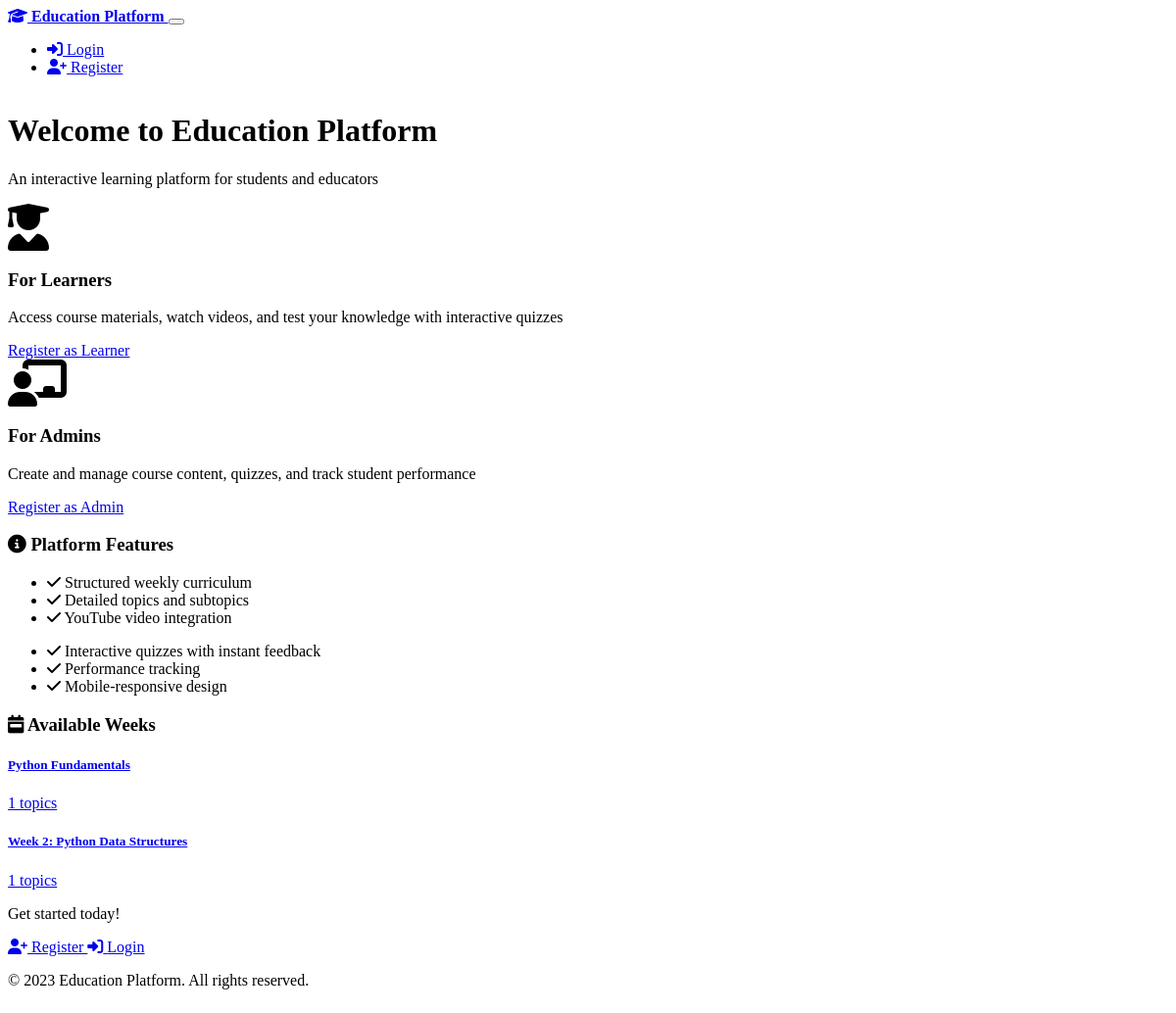
The page / on the database its author committed.
### courses/models.py (models this page shows, shortened)
class Week(models.Model):
    title = models.CharField(max_length=255)
    description = models.TextField(blank=True, null=True)
    order = models.PositiveIntegerField(default=1)
    created_at = models.DateTimeField(auto_now_add=True)
    updated_at = models.DateTimeField(auto_now=True)
    class Meta:
        ordering = ['order']

### courses/views.py (the view)
# urls.py: path('', views.home, name='home'),
def home(request):
    weeks = Week.objects.all()
    return render(request, 'home.html', {'weeks': weeks})

### templates/home.html (shortened to what this page needs)
{% extends 'base.html' %}
{% block content %}
<div class="container">
    <div class="row justify-content-center">
        <div class="col-md-10">
            <div class="card border-0 shadow">
                <div class="card-body p-5">
                    <div class="text-center mb-5">
                        <h1 class="display-4 fw-bold mb-3">Welcome to Education Platform</h1>
                        <p class="lead">An interactive learning platform for students and educators</p>
                    </div>
                    <div class="row mb-5">
                        <div class="col-md-6">
                            <div class="card h-100 bg-dark border-primary">
                                <div class="card-body text-center">
                                    <i class="fas fa-user-graduate fa-3x mb-3 text-primary"></i>
                                    <h3>For Learners</h3>
                                    <p>Access course materials, watch videos, and test your knowledge with interactive quizzes</p>
                                    {% if user.is_authenticated and user.profile.role == 'learner' %}
                                        <a href="{% url 'learner_dashboard' %}" class="btn btn-primary">Go to Dashboard</a>
                                    {% else %}
                                        <a href="{% url 'register' %}" class="btn btn-outline-primary">Register as Learner</a>
                                    {% endif %}
                                </div>
                            </div>
                        </div>
                        <div class="col-md-6">
                            <div class="card h-100 bg-dark border-success">
                                <div class="card-body text-center">
                                    <i class="fas fa-chalkboard-teacher fa-3x mb-3 text-success"></i>
                                    <h3>For Admins</h3>
                                    <p>Create and manage course content, quizzes, and track student performance</p>
                                    {% if user.is_authenticated and user.profile.role == 'admin' %}
                                        <a href="{% url 'admin_dashboard' %}" class="btn btn-success">Go to Admin Panel</a>
                                    {% else %}
                                        <a href="{% url 'register' %}" class="btn btn-outline-success">Register as Admin</a>
                                    {% endif %}
                                </div>
                            </div>
                        </div>
                    </div>
                    <div class="card bg-dark border-info mb-4">
                        <div class="card-body">
                            <h3 class="card-title">
                                <i class="fas fa-info-circle text-info me-2"></i>
                                Platform Features
                            </h3>
                            <div class="row">
                                <div class="col-md-6">
                                    <ul class="list-group list-group-flush">
                                        <li class="list-group-item bg-dark"><i class="fas fa-check text-success me-2"></i> Structured weekly curriculum</li>
                                        <li class="list-group-item bg-dark"><i class="fas fa-check text-success me-2"></i> Detailed topics and subtopics</li>
                                        <li class="list-group-item bg-dark"><i class="fas fa-check text-success me-2"></i> YouTube video integration</li>
                                    </ul>
                                </div>
                                <div class="col-md-6">
                                    <ul class="list-group list-group-flush">
                                        <li class="list-group-item bg-dark"><i class="fas fa-check text-success me-2"></i> Interactive quizzes with instant feedback</li>
                                        <li class="list-group-item bg-dark"><i class="fas fa-check text-success me-2"></i> Performance tracking</li>
                                        <li class="list-group-item bg-dark"><i class="fas fa-check text-success me-2"></i> Mobile-responsive design</li>
                                    </ul>
                                </div>
                            </div>
                        </div>
                    </div>
                    {% if weeks %}
                    <div class="card bg-dark border-warning">
                        <div class="card-body">
                            <h3 class="card-title">
                                <i class="fas fa-calendar-week text-warning me-2"></i>
                                Available Weeks
                            </h3>
                            <div class="list-group">
                                {% for week in weeks %}
                                <a href="{% if user.is_authenticated and user.profile.role == 'learner' %}{% url 'week_detail' week.id %}{% else %}#{% endif %}"
                                   class="list-group-item list-group-item-action d-flex justify-content-between align-items-center">
                                    <div>
                                        <h5 class="mb-1">{{ week.title }}</h5>
                                    </div>
                                    <span class="badge bg-primary rounded-pill">{{ week.topics.count }} topics</span>
                                </a>
                                {% endfor %}
                            </div>
                        </div>
                    </div>
                    {% endif %}
                    {% if not user.is_authenticated %}
                    <div class="text-center mt-5">
                        <p class="lead">Get started today!</p>
                        <div class="d-grid gap-2 col-6 mx-auto">
                            <a href="{% url 'register' %}" class="btn btn-primary btn-lg">
                                <i class="fas fa-user-plus me-2"></i> Register
                            </a>
                            <a href="{% url 'login' %}" class="btn btn-outline-secondary btn-lg">
                                <i class="fas fa-sign-in-alt me-2"></i> Login
                            </a>
                        </div>
                    </div>
                    {% endif %}
                </div>
            </div>
        </div>
    </div>
</div>
{% endblock %}

### static/css/style.css (style rules this page uses)
:root { --primary-color: #007bff; --secondary-color: #6c757d; --success-color: #28a745; --info-color: #17a2b8; --warning-color: #ffc107; --danger-color: #dc3545; --light-color: #f8f9fa; --dark-color: #343a40; }
body { min-height: 100vh; display: flex; flex-direction: column; }

### rows shown on the page
Week: title "Python Fundamentals", topics.count "1"
Week: title "Week 2: Python Data Structures", topics.count "1"
